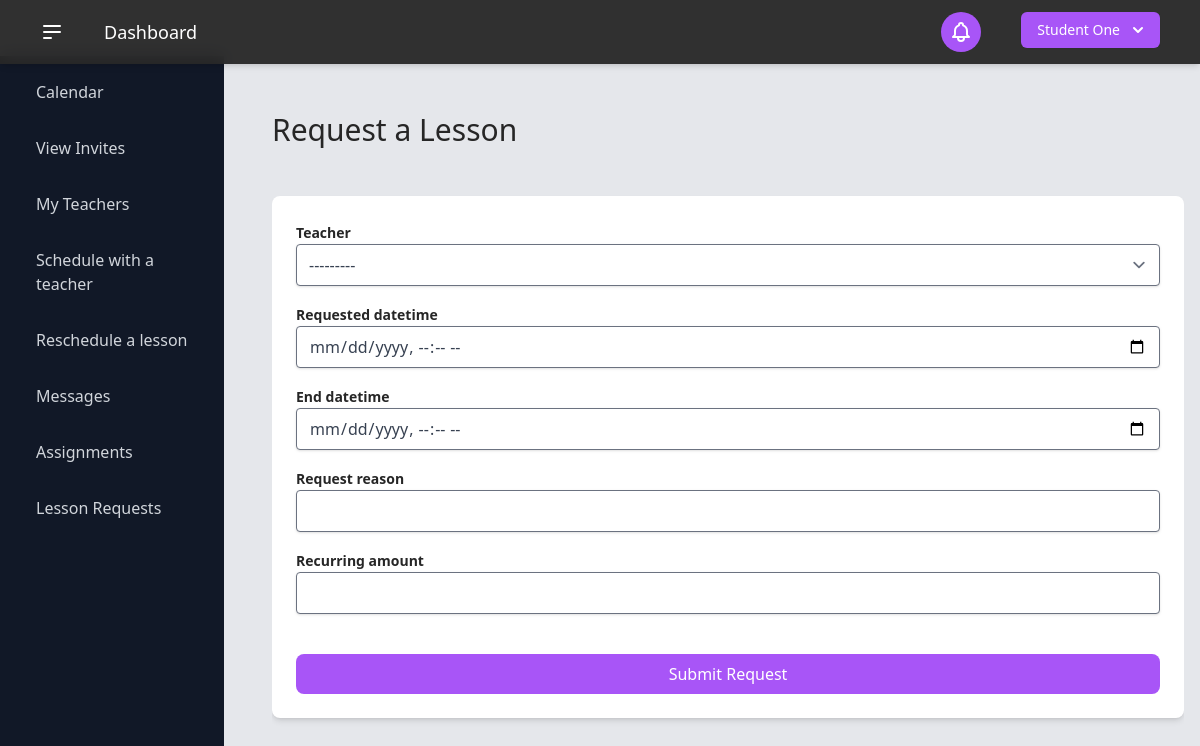
The page /student/request_lesson/ (signed in) on the database its author committed.
### users/models.py (models this page shows, shortened)
class User(AbstractBaseUser):
    USER_TYPE_CHOICES = (
        (1, "Student"),
        (2, "Teacher"),
    )
    user_type = models.PositiveSmallIntegerField(
        choices=USER_TYPE_CHOICES,
        default=1,
    )
    email = models.EmailField(
        "email address",
        max_length=255,
        unique=True,
        validators=[EmailValidator(message="Enter a valid email address.")],
    )
    first_name = models.CharField(
        "first name",
        max_length=150,
        validators=[
            RegexValidator(r"^[a-zA-Z\s]+$", "Enter a valid first name (letters only).")
        ],
    )
    last_name = models.CharField(
        "last name",
        max_length=150,
        validators=[
            RegexValidator(r"^[a-zA-Z\s]+$", "Enter a valid last name (letters only).")
        ],
    )
    password = models.CharField(
        "password",
        max_length=255,
        validators=[
            MinLengthValidator(6),
            RegexValidator(
                r"^(?=.*[a-z])(?=.*[A-Z])(?=.*\d)[A-Za-z\d]{6,}$",
                "Password must have at least 6 characters, including a number and a capital letter.",
            ),
        ],
    )
    contact_number = PhoneNumberField()
    date_of_birth = models.DateField("date of birth")
    two_factor_enabled = models.BooleanField(default=False)
    two_factor_code = models.CharField(max_length=6, blank=True, null=True)
    two_factor_code_expiry = models.DateTimeField(blank=True, null=True)
    password_reset_token = models.CharField(max_length=100, null=True, blank=True)
    password_reset_token_created_at = models.DateTimeField(null=True, blank=True)
    objects = UserManager()
    USERNAME_FIELD = "email"
    REQUIRED_FIELDS = ["__all__"]
    def get_first_name(self):
        return self.first_name

class Teacher(models.Model):
    teacher_id = models.AutoField(primary_key=True)
    user = models.OneToOneField(User, on_delete=models.CASCADE)
    extra_teacher_info = models.TextField(
        "extra / optional teacher information",
        max_length=2000,
        blank=True,  # This field is optional
        null=True,
    )
    def __str__(self):
        return f"{self.user.get_first_name()} ({self.user.email})"

### scheduling/views.py (the view)
# urls.py: path('student/request_lesson/', views.student_lesson_request, name='student_lesson_request'),
@login_required
@user_passes_test(is_student)
def student_lesson_request(request):
    if request.method == "POST":
        form = StudentLessonRequestForm(request.POST)
        if form.is_valid():
            lesson_request = form.save(commit=False)
            lesson_request.student = request.user.student
            lesson_request.is_rescheduling = False
            lesson_request.save()
            teacher = lesson_request.teacher
            notification_config, created = NotificationConfig.objects.get_or_create(
                user=teacher.user
            )
            if notification_config.receive_notification:
                recurring_text = (
                    f" (recurring {lesson_request.recurring_amount} times)"
                    if lesson_request.recurring_amount > 1
                    else ""
                )
                Notification.objects.create(
                    receiver=teacher.user,
                    content=f"New lesson request from {request.user.get_full_name()}{recurring_text}",
                )
            messages.success(request, "Lesson request submitted successfully!")
            return redirect("dashboard")
        else:
            for field, errors in form.errors.items():
                for error in errors:
                    messages.error(request, f"{field}: {error}")
    else:
        form = StudentLessonRequestForm()
    return render(request, "scheduling/student_schedule_lesson.html", {"form": form})

### scheduling/forms.py
class StudentLessonRequestForm(forms.ModelForm):
    class Meta:
        model = LessonRequest
        fields = [
            "teacher",
            "requested_datetime",
            "end_datetime",
            "request_reason",
            "recurring_amount",
        ]
        widgets = {
            "requested_datetime": forms.DateTimeInput(attrs={"type": "datetime-local"}),
            "end_datetime": forms.DateTimeInput(attrs={"type": "datetime-local"}),
        }

### scheduling/views.py (called while the page is built)
def is_student(user):
    return user.user_type == 1

### templates/scheduling/student_schedule_lesson.html (shortened to what this page needs)
{% extends "_dashboard.html" %}
{% load widget_tweaks %}
{% block name %}Request a Lesson{% endblock %}
{% block content %}
<div class="container mx-auto py-8">
    <form class="bg-white rounded-lg shadow-md p-6" method="post" x-data="{ showModal: false }" @submit.prevent="showModal = true">
        <div class="flex flex-col gap-4 justify-center w-full">
            {% for field in form %}
                <div class="w-full">
                    <label class="text-neutral-800 text-sm font-bold" for="{{ field.id_for_label }}">
                        {{ field.label }}
                    </label>
                    {{ field|add_class:"shadow border rounded w-full text-gray-700 focus:border-purple-500" }}
                </div>
            {% endfor %}
            <div class="pt-6">
                <input
                    class="w-full bg-purple-500 text-white font-medium rounded-lg px-4 py-2 hover:bg-purple-600 hover:ring-2 ring-purple-800"
                    type="submit"
                    value="Submit Request"
                />
            </div>
        </div>
    </form>
</div>
{% endblock %}

### templates/components/current_user.html (shortened to what this page needs)
{% load static %}
<div x-data="{ open: false }" class="relative inline-block text-left mr-4">
    <div>
        <button
            @click="open = !open"
            type="button"
            class="inline-flex justify-center w-full rounded-md shadow-sm px-4 py-2 bg-purple-500 text-sm font-medium text-white hover:bg-purple-600 ring-purple-800"
            id="options-menu"
            aria-haspopup="true"
            x-bind:aria-expanded="open"
        >
            {{ user.first_name }} {{ user.last_name }}
            <svg
                class="-mr-1 ml-2 h-5 w-5"
                xmlns="http://www.w3.org/2000/svg"
                viewBox="0 0 20 20"
                fill="currentColor"
                aria-hidden="true"
            >
                <path
                    fill-rule="evenodd"
                    d="M5.293 7.293a1 1 0 011.414 0L10 10.586l3.293-3.293a1 1 0 111.414 1.414l-4 4a1 1 0 01-1.414 0l-4-4a1 1 0 010-1.414z"
                    clip-rule="evenodd"
                />
            </svg>
        </button>
    </div>
</div>

### rows shown on the page
User: first_name "Student", last_name "One"
Teacher: form "---------"

### other values the page prints
{{ field.label }} "Teacher" "Requested datetime" "End datetime" "Request reason" "Recurring amount"
